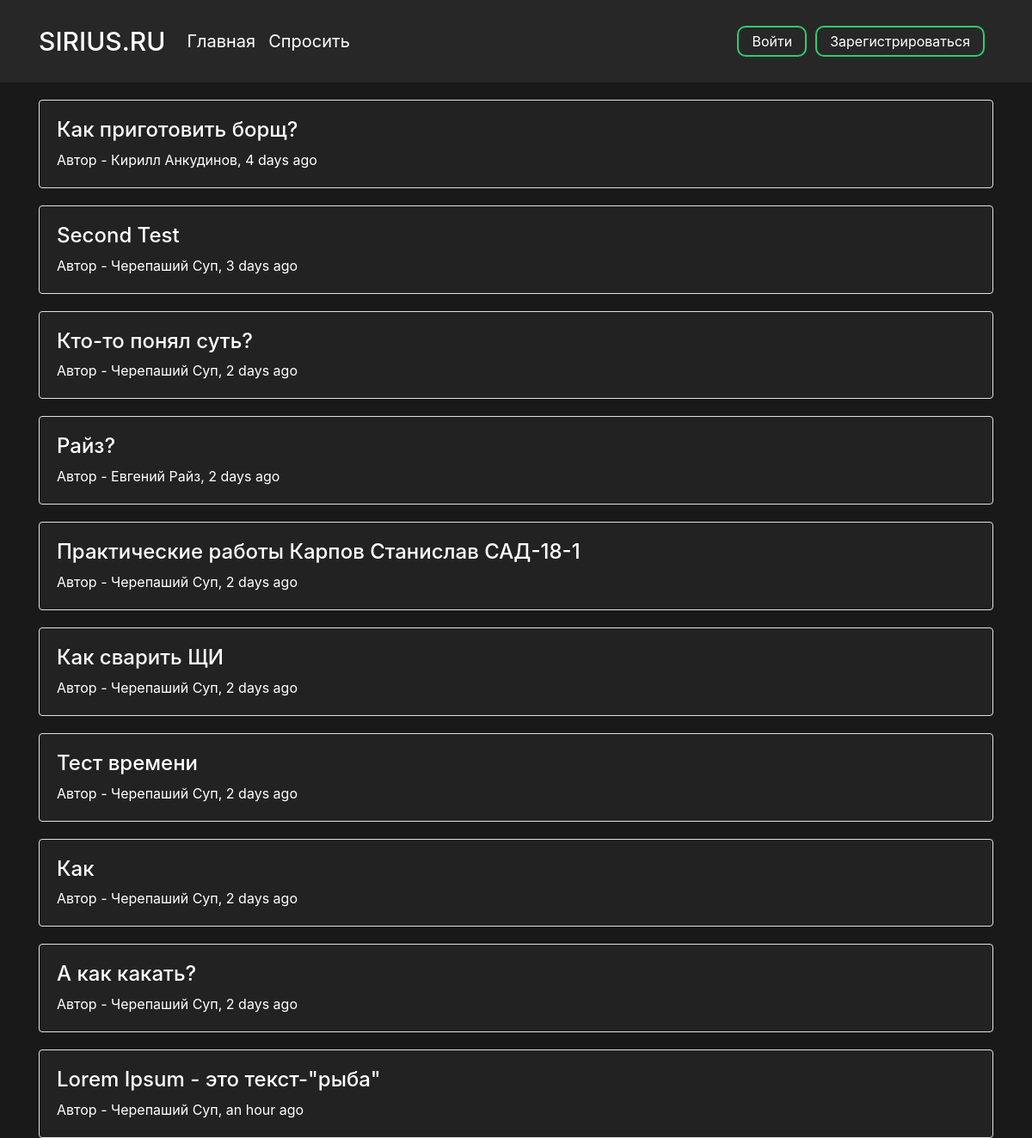
Page /main on the earlier database version.
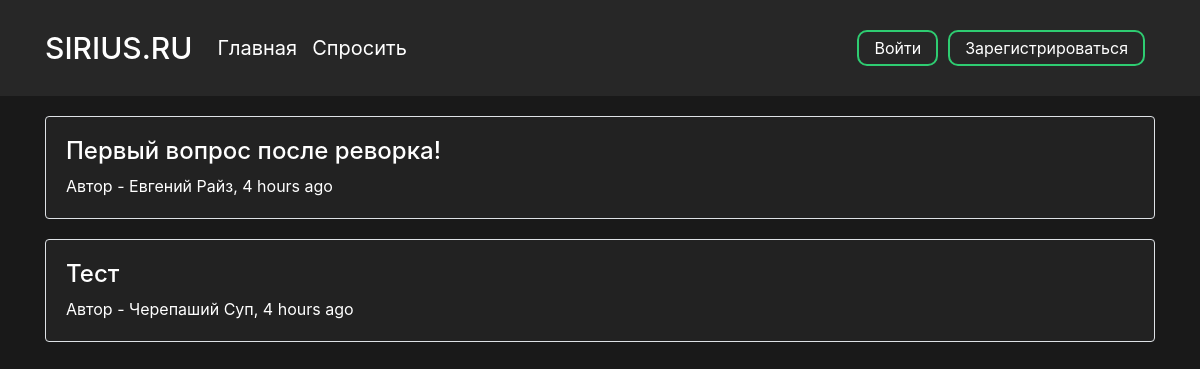
Same page on the later database version.
### data/questions.py (models this page shows)
class Question(SqlAlchemyBase):
    __tablename__ = 'questions'
    id = sqlalchemy.Column(sqlalchemy.Integer,
                           primary_key=True, autoincrement=True)
    title = sqlalchemy.Column(sqlalchemy.String)
    text = sqlalchemy.Column(sqlalchemy.String)
    user_id = sqlalchemy.Column(sqlalchemy.Integer,
                                sqlalchemy.ForeignKey("users.id"))
    user = orm.relation('User')
    created_date = sqlalchemy.Column(sqlalchemy.DateTime,
                                      default=datetime.datetime.utcnow)

### data/users.py (models this page shows, shortened)
class User(SqlAlchemyBase, UserMixin):
    __tablename__ = 'users'
    id = sqlalchemy.Column(sqlalchemy.Integer,
                           primary_key=True, autoincrement=True)
    surname = sqlalchemy.Column(sqlalchemy.String, nullable=True)
    name = sqlalchemy.Column(sqlalchemy.String, nullable=True)
    age = sqlalchemy.Column(sqlalchemy.Integer, nullable=True)
    country = sqlalchemy.Column(sqlalchemy.String, nullable=True)
    city = sqlalchemy.Column(sqlalchemy.String, nullable=True)
    email = sqlalchemy.Column(sqlalchemy.String,
                              index=True, unique=True, nullable=True)
    hashed_password = sqlalchemy.Column(sqlalchemy.String, nullable=True)
    registration_date = sqlalchemy.Column(sqlalchemy.DateTime,
                                      default=datetime.datetime.utcnow)

### main.py (the view)
@app.route('/main', methods=['GET', 'POST'])
def main_page():
    db_sess = db_session.create_session()
    questions = db_sess.query(Question).all()
    return render_template(
        'main.html',
        title='Ответы S1RIYS.RU',
        questions=questions,
        user=current_user,
    )

### data/db_session.py (called while the page is built)
def create_session() -> Session:
    global __factory
    return __factory()

### templates/main.html
<head>
    <link rel="stylesheet" type="text/css" href="{{ url_for('static', filename='css/main.css')}}">
</head>
{% extends "base.html" %}
{% block content %}
    <div class="questions">
        {% for item in questions%}
            <div class="col-md6 border rounded question_card">
                <h4><a href="{{ url_for('question_page', question_id = item.id) }}">{{item.title}}</a></h4>
                <div>
                    Автор - {{item.user.name}} {{item.user.surname}},
                    {{ moment(item.created_date).fromNow(refresh=True) }}
                </div>
            </div>
        {% endfor %}
    </div>
{% endblock %}

### templates/base.html (shortened to what this page needs)
<!doctype html>
<html lang="en">
<head>
    <link rel="stylesheet"
          href="https://stackpath.bootstrapcdn.com/bootstrap/4.4.1/css/bootstrap.min.css"
>
    <link rel="stylesheet" href="https://maxcdn.bootstrapcdn.com/font-awesome/4.5.0/css/font-awesome.min.css">
    <link rel="stylesheet" type="text/css" href="{{ url_for('static', filename='css/base.css')}}">
</head>
<body>
    <header>
        <div class="container">
            <nav class="navbar header">
                <div class="nav_left">
                    <a class="navbar-brand nav_logo" href="{{ url_for('main_page') }}">SIRIUS.RU</a>
                    <a class="navbar-brand nav_item" href="{{ url_for('main_page') }}">Главная</a>
                    <a class="navbar-brand nav_item" href="{{ url_for('ask_question_page') }}">Спросить</a>
                </div>
                <div class="nav_right">
                    {% if user.is_authenticated %}
                        <a class="profile nav_item" href="{{ url_for('main_page') }}"><i class="fa fa-user" aria-hidden="true"></i> {{ user.name }} {{user.surname }}</a>
                        <a class="nav_item nav_btn" href="{{ url_for('logout') }}">Выход</a>
                    {% else %}
                        <a class="nav_item nav_btn" href="{{ url_for('login') }}">Войти</a>
                        <a class="nav_item nav_btn" href="{{ url_for('reqister') }}">Зарегистрироваться</a>
                    {% endif %}
                </div>
            </nav>
        </div>
    </header>
    <main role="main" class="container">
        {% block content %}{% endblock %}
    </main>
</body>
</html>

### static/css/main.css (style rules this page uses)
.question_card { margin-top: 20px; padding: 20px; background-color: #222 }

### static/css/base.css (style rules this page uses)
html { color: #ffffff }
body { background-color: #191919 !important; color: #ffffff }
a { color: #ffffff; }
header { background-color: #272727; color: #ffffff; }
.header { display: flex; justify-content: space-between; vertical-align: middle; margin-bottom: 20px; padding: 10px 0; }
.nav_left, .nav_right { display: flex; flex-direction: row; flex-wrap: nowrap; justify-content: center; align-items: center; align-content: center; }
.nav_logo { font-size: 30px; font-weight: 500; margin-right: 25px }
.nav_item { display: inline-block; margin-right: 15px; transition: 0.15s; }
.nav_btn { border:0; background: none; display: block; margin: 20px auto; margin-right: 10px; text-align: center; border: 2px solid #2ecc71; padding: 4px 15px; outline: none; color: white; border-radius: 10px; transition: 0.25s; cursor: pointer; }

Differences in the rows shown:
removed Question: title "Как приготовить борщ?", user.name "Кирилл", user.surname "Анкудинов", created_date "4 days ago"
removed Question: title "Second Test", user.name "Черепаший", user.surname "Суп", created_date "3 days ago"
removed Question: title "Кто-то понял суть?", user.name "Черепаший", user.surname "Суп", created_date "2 days ago"
removed Question: title "Райз?", user.name "Евгений", user.surname "Райз", created_date "2 days ago"
removed Question: title "Практические работы Карпов Станислав САД-18-1", user.name "Черепаший", user.surname "Суп", created_date "2 days ago"
removed Question: title "Как сварить ЩИ", user.name "Черепаший", user.surname "Суп", created_date "2 days ago"
removed Question: title "Тест времени", user.name "Черепаший", user.surname "Суп", created_date "2 days ago"
removed Question: title "Как", user.name "Черепаший", user.surname "Суп", created_date "2 days ago"
removed Question: title "А как какать?", user.name "Черепаший", user.surname "Суп", created_date "2 days ago"
removed Question: title "Lorem Ipsum - это текст-\"рыба\"", user.name "Черепаший", user.surname "Суп", created_date "an hour ago"
added Question: title "Первый вопрос после реворка!", user.name "Евгений", user.surname "Райз", created_date "4 hours ago"
added Question: title "Тест", user.name "Черепаший", user.surname "Суп", created_date "4 hours ago"
